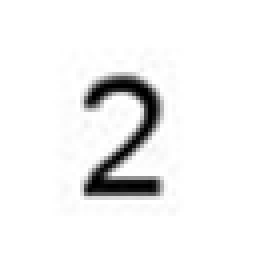
#> input picture data/2.png, 64 x 64 px (shown 4 times larger); its folder holds 4 pictures in this run
$ python improved.py
#> lines starting #> are read from the running program, lines starting #| are printed output that depends on the picture; after the words box and inside, x2 and y2 are one past the last pixel; in counts of white or black regions, pixels touching at a corner belong together
"""
Improved Sudoku OCR script (max accuracy):
- Uses per-digit best OCR settings (from logs_simple.txt)
- Tries both raw and preprocessed images for OCR
- Template matching with all templates, at multiple scales, with binarization and centering
- Picks the result with the highest confidence (OCR or template)
- Debug mode to save intermediate images and log scores
- Supports --teach parameter for grid 1 as before
"""
import cv2
import numpy as np
import pytesseract
import os
import sys
import traceback
import argparse
import re
from collections import Counter
from glob import glob

# Paths
IMG_PATH = 'logs/png/easy_sudoku_booklet_1_fi_4_p1_g1.png'
OUTPUT_TXT = 'logs/output.txt'
ANALYSIS_IMG = 'logs/analysis.png'
GRIDS_TXT = 'logs/grids.txt'
LOG_FILE = 'logs/improved_error.log'
TEACH_FILE = 'pdf/easy_sudoku_booklet_1_fi_4.txt'
TEMPLATE_DIR = 'data'
DEBUG_DIR = 'logs/debug_cells'

# Grid size
GRID_SIZE = 9
# Padding as a fraction of cell size (20%)
PADDING_FRAC = 0.2

# Debug flag
DEBUG = True

# Per-digit best OCR settings (from logs_simple.txt)
BEST_OCR_SETTINGS = {
    '1': {'psm': 6, 'blur': None, 'thresh': None, 'config': '--psm 6 --oem 3 -c tessedit_char_whitelist=123456789'},
    '2': {'psm': 6, 'blur': None, 'thresh': None, 'config': '--psm 6 --oem 3 -c tessedit_char_whitelist=123456789'},
    '3': {'psm': 6, 'blur': None, 'thresh': None, 'config': '--psm 6 --oem 3 -c tessedit_char_whitelist=123456789'},
    '4': {'psm': 6, 'blur': None, 'thresh': None, 'config': '--psm 6 --oem 3 -c tessedit_char_whitelist=123456789'},
    '5': {'psm': 6, 'blur': None, 'thresh': None, 'config': '--psm 6 --oem 3 -c tessedit_char_whitelist=123456789'},
    '6': {'psm': 6, 'blur': None, 'thresh': None, 'config': '--psm 6 --oem 3 -c tessedit_char_whitelist=123456789'},
    '7': {'psm': 6, 'blur': None, 'thresh': None, 'config': '--psm 6 --oem 3 -c tessedit_char_whitelist=123456789'},
    '8': {'psm': 6, 'blur': None, 'thresh': None, 'config': '--psm 6 --oem 3 -c tessedit_char_whitelist=123456789'},
    '9': {'psm': 6, 'blur': None, 'thresh': None, 'config': '--psm 6 --oem 3 -c tessedit_char_whitelist=123456789'},
}
DEFAULT_OCR_CONFIG = '--psm 6 --oem 3 -c tessedit_char_whitelist=123456789'

# Load digit templates from data/*.png
TEMPLATES = {}
for path in glob(os.path.join(TEMPLATE_DIR, '*.png')):
    digit = os.path.splitext(os.path.basename(path))[0]
    if digit.isdigit():
        tmpl_img = cv2.imread(path, cv2.IMREAD_GRAYSCALE)
#> tmpl_img is the input picture: shape (64, 64); min 0, max 255, mean 240
        if tmpl_img is not None:
            # Binarize and resize template to 64x64 for consistency
            tmpl_img = cv2.resize(tmpl_img, (64, 64), interpolation=cv2.INTER_LINEAR)
            _, tmpl_bin = cv2.threshold(tmpl_img, 0, 255, cv2.THRESH_BINARY_INV + cv2.THRESH_OTSU)
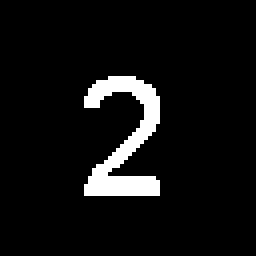
#> tmpl_bin: shape (64, 64) (shown 4 times larger); 6.4% white; 1 white region, box (x1, y1, x2, y2) and area: (21, 19, 40, 49) 264
            TEMPLATES[digit] = tmpl_bin
#> pass 2 of the loop `for path in glob(os.path.join(TEMPLATE_DIR, '*.png')):`:
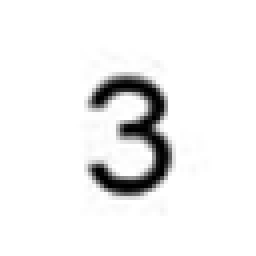
#> input picture data/3.png, 64 x 64 px (shown 4 times larger)
#> tmpl_img is the input picture: shape (64, 64); min 0, max 255, mean 239.4
#> `_, tmpl_bin = cv2.threshold(tmpl_img, 0, 255, cv2.THRESH_BINARY_INV + ..`:
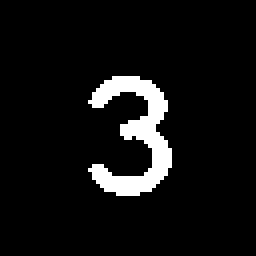
#> tmpl_bin: shape (64, 64) (shown 4 times larger); 6.8% white; 1 white region, box (x1, y1, x2, y2) and area: (22, 19, 43, 49) 277
#> pass 3 of the loop `for path in glob(os.path.join(TEMPLATE_DIR, '*.png')):`:
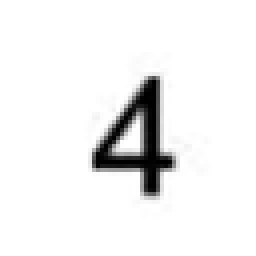
#> input picture data/4.png, 64 x 64 px (shown 4 times larger)
#> tmpl_img is the input picture: shape (64, 64); min 0, max 255, mean 240.2
#> `_, tmpl_bin = cv2.threshold(tmpl_img, 0, 255, cv2.THRESH_BINARY_INV + ..`:
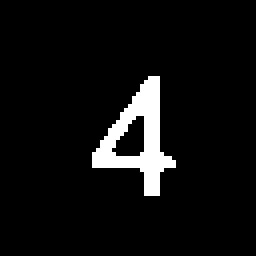
#> tmpl_bin: shape (64, 64) (shown 4 times larger); 5.9% white; 1 white region, box (x1, y1, x2, y2) and area: (23, 19, 44, 49) 241
#> the loop made 4 passes; the first 3 are shown

# [82 lines left out: functions parse_teach_grid, preprocess_cell, ocr_cell, template_match_cell, save_debug_image, not called in this run]

def main():
    parser = argparse.ArgumentParser()
    parser.add_argument('--teach', action='store_true', help='Try to learn best OCR settings using ground truth')
    args = parser.parse_args()
    try:
        img = cv2.imread(IMG_PATH)
        if img is None:
            raise FileNotFoundError(f'Image not found: {IMG_PATH}')
        h, w = img.shape[:2]
        cell_h = h // GRID_SIZE
        cell_w = w // GRID_SIZE
        grid = [['-' for _ in range(GRID_SIZE)] for _ in range(GRID_SIZE)]
        output_lines = []
        recognized = []
        draw_img = img.copy()
        font = cv2.FONT_HERSHEY_SIMPLEX
        font_scale = 0.7
        thickness = 2
        best_settings = {}
        teach_grid = None
        if args.teach:
            teach_grid = parse_teach_grid(TEACH_FILE)
        for row in range(GRID_SIZE):
            for col in range(GRID_SIZE):
                x1 = col * cell_w
                y1 = row * cell_h
                x2 = (col + 1) * cell_w
                y2 = (row + 1) * cell_h
                pad_x = int(cell_w * PADDING_FRAC)
                pad_y = int(cell_h * PADDING_FRAC)
                px1 = min(max(x1 + pad_x, 0), w)
                py1 = min(max(y1 + pad_y, 0), h)
                px2 = min(max(x2 - pad_x, 0), w)
                py2 = min(max(y2 - pad_y, 0), h)
                cell_img = img[py1:py2, px1:px2]
                gray, morph = preprocess_cell(cell_img)
                # Try OCR on both raw and preprocessed
                ocr_results = []
                for img_variant in [gray, morph]:
                    ocr_val, ocr_ok = ocr_cell(img_variant)
                    if ocr_ok:
                        ocr_results.append(ocr_val)
                # Try template matching on preprocessed
                tmpl_digit, tmpl_score = template_match_cell(morph)
                # Debug: save images
                if DEBUG:
                    save_debug_image(gray, row, col, 'gray')
                    save_debug_image(morph, row, col, 'morph')
                # Decision logic
                cell_value = '-'
                if args.teach and teach_grid:
                    gt = teach_grid[row][col]
                    if gt == '-':
                        cell_value = '-'
                    else:
                        # Accept if any OCR or template matches ground truth
                        if gt in ocr_results:
                            cell_value = gt
                            best_settings[gt] = 'ocr'
                        elif tmpl_digit == gt and tmpl_score > 0.4:
                            cell_value = gt
                            best_settings[gt] = 'template'
                        else:
                            cell_value = '-'
                    grid[row][col] = cell_value
                else:
                    # Use OCR if any result is confident
                    if ocr_results:
                        # Use majority vote if multiple
                        cell_value = Counter(ocr_results).most_common(1)[0][0]
                        grid[row][col] = cell_value
                        recognized.append((row+1, col+1, cell_value))
                    elif tmpl_digit and tmpl_score > 0.4:
                        grid[row][col] = tmpl_digit
                        cell_value = tmpl_digit
                    else:
                        cell_value = '-'
                    output_lines.append(f'Cell ({row+1},{col+1}): {cell_value} (tmpl_score={tmpl_score:.2f})')
                cv2.rectangle(draw_img, (x1, y1), (x2, y2), (0, 255, 0), 2)
                label = f'{row+1},{col+1}:{cell_value}'
                cv2.putText(draw_img, label, (x1+5, y1+cell_h//2), font, 0.5, (0,0,255), 1, cv2.LINE_AA)
        os.makedirs(os.path.dirname(OUTPUT_TXT), exist_ok=True)
        with open(OUTPUT_TXT, 'w') as f:
            f.write('\n'.join(output_lines))
        os.makedirs(os.path.dirname(ANALYSIS_IMG), exist_ok=True)
        cv2.imwrite(ANALYSIS_IMG, draw_img)
        lines = []
        lines.append('Grid 1:')
        lines.append('+-------+-------+-------+')
        for i in range(GRID_SIZE):
            row_cells = [(grid[i][j] if grid[i][j] != '-' else '-') for j in range(GRID_SIZE)]
            row_str = '| ' + ' '.join(row_cells[0:3]) + ' | ' + ' '.join(row_cells[3:6]) + ' | ' + ' '.join(row_cells[6:9]) + ' |'
            lines.append(row_str)
            if i % 3 == 2:
                lines.append('+-------+-------+-------+')
        with open(GRIDS_TXT, 'w') as f:
            f.write('\n'.join(lines) + '\n')
        if args.teach:
            print('Best method found for each digit:')
            for digit, method in best_settings.items():
                print(f'Digit {digit}: {method}')
        else:
            print(f"Recognized {len(recognized)} numbers:")
            for r, c, v in recognized:
                print(f"  Cell ({r},{c}): {v}")
            print(f"Output written to {OUTPUT_TXT}, {ANALYSIS_IMG}, {GRIDS_TXT}")
    except Exception as e:
        os.makedirs(os.path.dirname(LOG_FILE), exist_ok=True)
        with open(LOG_FILE, 'w') as f:
            f.write(traceback.format_exc())
        print(f"Error occurred. See {LOG_FILE} for details.")
#> (the run stopped early here; a loop or call above may not have finished)
